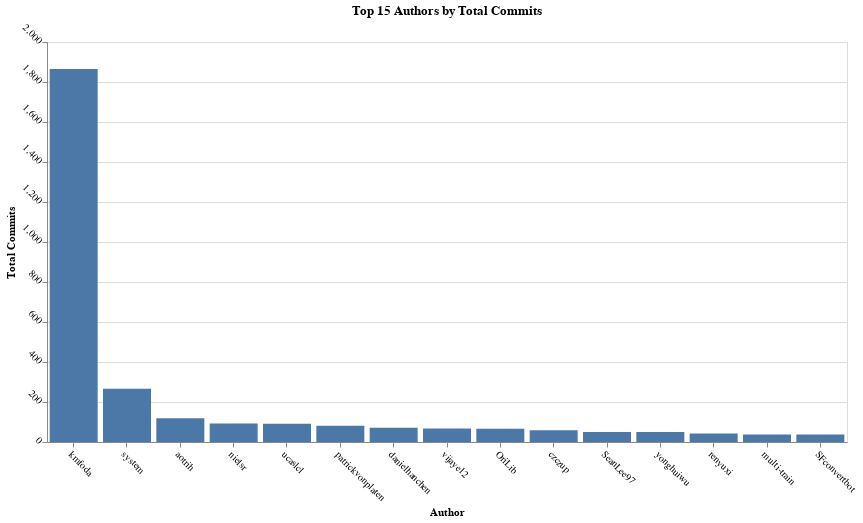

Notebook cell for this chart:
### Code cell
import pandas as pd
import matplotlib.pyplot as plt

top_authors = data.groupby('author')['count'].sum().sort_values(ascending=False).head(15).reset_index()
top_authors.columns = ['author', 'total_commits']

chart = alt.Chart(top_authors).mark_bar().encode(
    x=alt.X('author:N', title='Author', sort='-y'),
    y=alt.Y('total_commits:Q', title='Total Commits'),
    tooltip=[
        alt.Tooltip('author:N', title='Author'),
        alt.Tooltip('total_commits:Q', title='Total Commits')
    ]
).properties(
    title='Top 15 Authors by Total Commits',
    width=800,
    height=400
).configure_axis(
    labelAngle=45  
).interactive()

chart.show()

### Figure 1 — Vega-Lite specification as saved in the notebook (floating-point values rounded to 4 significant figures)
{"config": {"view": {"continuousWidth": 300, "continuousHeight": 300}, "axis": {"labelAngle": 45}}, "data": {"name": "data-a14f46bb274297b893645ef4e219764b"}, "mark": {"type": "bar"}, "encoding": {"tooltip": [{"field": "author", "title": "Author", "type": "nominal"}, {"field": "total_commits", "title": "Total Commits", "type": "quantitative"}], "x": {"field": "author", "sort": "-y", "title": "Author", "type": "nominal"}, "y": {"field": "total_commits", "title": "Total Commits", "type": "quantitative"}}, "height": 400, "params": [{"name": "param_10", "select": {"type": "interval", "encodings": ["x", "y"]}, "bind": "scales"}], "title": "Top 15 Authors by Total Commits", "width": 800, "$schema": "https://vega.github.io/schema/vega-lite/v5.20.1.json", "datasets": {"data-a14f46bb274297b893645ef4e219764b": [{"author": "kmfoda", "total_commits": 1865}, {"author": "system", "total_commits": 266}, {"author": "aotrih", "total_commits": 119}, {"author": "nielsr", "total_commits": 93}, {"author": "ucaslcl", "total_commits": 91}, {"author": "patrickvonplaten", "total_commits": 81}, {"author": "danielhanchen", "total_commits": 71}, {"author": "vijaye12", "total_commits": 67}, {"author": "OriLib", "total_commits": 66}, {"author": "czczup", "total_commits": 59}, {"author": "SeanLee97", "total_commits": 50}, {"author": "yonghuiwu", "total_commits": 50}, {"author": "renyuxi", "total_commits": 43}, {"author": "multi-train", "total_commits": 38}, {"author": "SFconvertbot", "total_commits": 37}]}}
